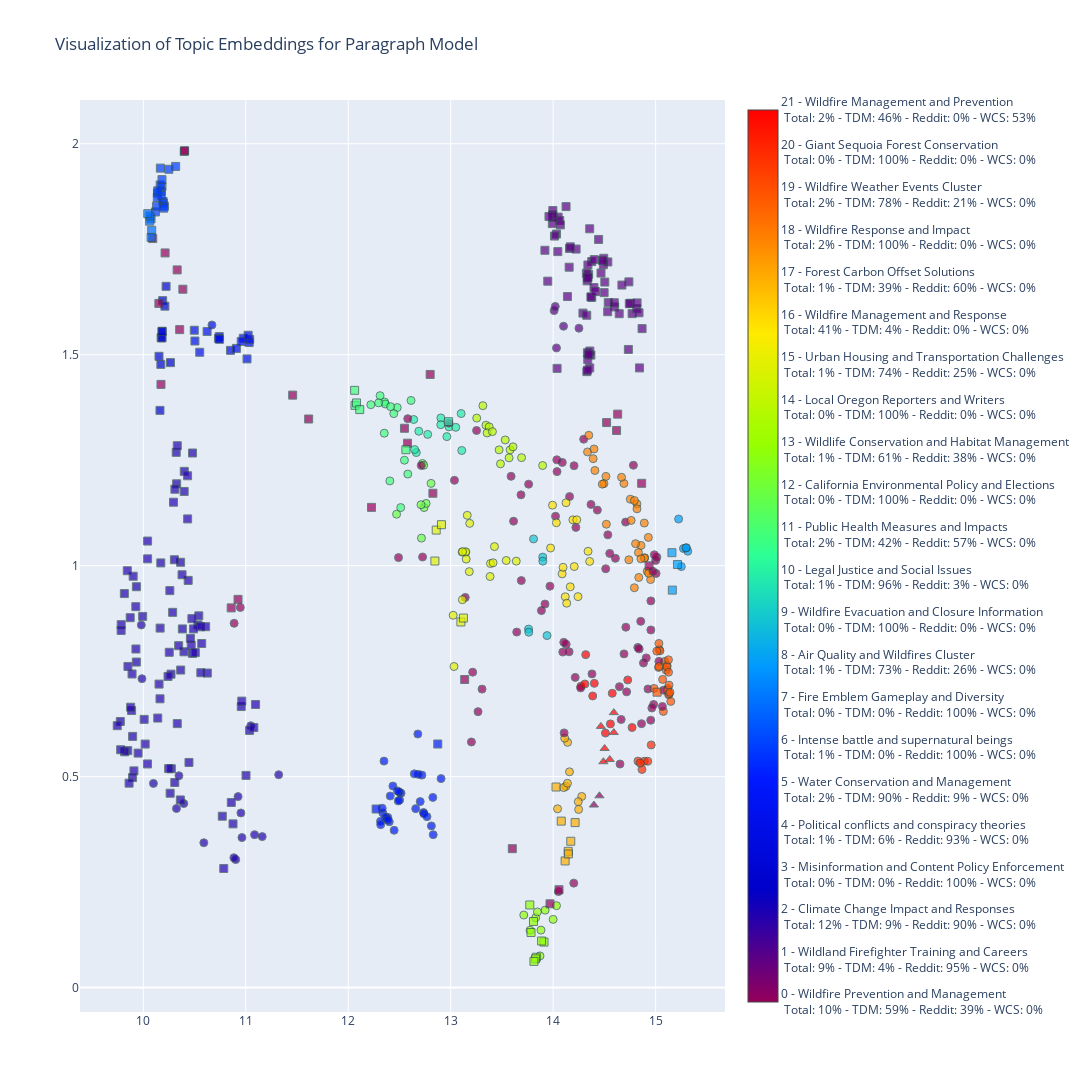

Notebook cell for this chart:
### Code cell
# Assign shapes based on the sent_labels
shapes = assign_shapes(para_labels)

colorbar_dict = dict(
    # title='Cluster',
    tickvals=list(range(-1, 21)),  
    ticktext= labels_with_percentages # Label each tick with the cluster number
)

# Update the marker dictionary in your scatter plot to include the customized colorbar
marker_dict = dict(
    size=8,
    color=para_cluster_labels,  # Assign a unique color to each cluster
    colorscale='Rainbow',  # Color scale to use
    colorbar=colorbar_dict,
    line=dict(width=1, color='DarkSlateGrey'),
    opacity=0.7, 
    symbol=shapes  # Use the assigned shapes
)

# Use the updated marker_dict in your scatter plot
para_embed_fig2 = go.Figure(data=go.Scatter(
    x=para_umap_embeddings[:, 0],
    y=para_umap_embeddings[:, 1],
    mode='markers',
    text=[f"Cluster: {cluster + 1} - Topic: {label}" for cluster, label in zip(para_cluster_labels, para_labels)],
    marker=marker_dict
))


# Update layout to add title and hover mode
para_embed_fig2.update_layout(
    title="Visualization of Topic Embeddings for Paragraph Model",
    hovermode='closest',
    width=1300, 
    height=1100
)

# Show the figure
para_embed_fig2.show()

### Figure 1 — Plotly figure (JSON) as saved in the notebook; plotly's stock layout.template omitted (floating-point values rounded to 4 significant figures; data arrays with more than 128 entries replaced by an {"elided": "..."} marker saying what was removed)
{"data": [{"marker": {"color": {"elided": "577 int values"}, "colorbar": {"ticktext": ["0 - Wildfire Prevention and Management <br> Total: 10% - TDM: 59% - Reddit: 39% - WCS: 0%", "1 - Wildland Firefighter Training and Careers <br> Total: 9% - TDM: 4% - Reddit: 95% - WCS: 0%", "2 - Climate Change Impact and Responses <br> Total: 12% - TDM: 9% - Reddit: 90% - WCS: 0%", "3 - Misinformation and Content Policy Enforcement <br> Total: 0% - TDM: 0% - Reddit: 100% - WCS: 0%", "4 - Political conflicts and conspiracy theories <br> Total: 1% - TDM: 6% - Reddit: 93% - WCS: 0%", "5 - Water Conservation and Management <br> Total: 2% - TDM: 90% - Reddit: 9% - WCS: 0%", "6 - Intense battle and supernatural beings <br> Total: 1% - TDM: 0% - Reddit: 100% - WCS: 0%", "7 - Fire Emblem Gameplay and Diversity <br> Total: 0% - TDM: 0% - Reddit: 100% - WCS: 0%", "8 - Air Quality and Wildfires Cluster <br> Total: 1% - TDM: 73% - Reddit: 26% - WCS: 0%", "9 - Wildfire Evacuation and Closure Information <br> Total: 0% - TDM: 100% - Reddit: 0% - WCS: 0%", "10 - Legal Justice and Social Issues <br> Total: 1% - TDM: 96% - Reddit: 3% - WCS: 0%", "11 - Public Health Measures and Impacts <br> Total: 2% - TDM: 42% - Reddit: 57% - WCS: 0%", "12 - California Environmental Policy and Elections <br> Total: 0% - TDM: 100% - Reddit: 0% - WCS: 0%", "13 - Wildlife Conservation and Habitat Management <br> Total: 1% - TDM: 61% - Reddit: 38% - WCS: 0%", "14 - Local Oregon Reporters and Writers <br> Total: 0% - TDM: 100% - Reddit: 0% - WCS: 0%", "15 - Urban Housing and Transportation Challenges <br> Total: 1% - TDM: 74% - Reddit: 25% - WCS: 0%", "16 - Wildfire Management and Response <br> Total: 41% - TDM: 4% - Reddit: 0% - WCS: 0%", "17 - Forest Carbon Offset Solutions <br> Total: 1% - TDM: 39% - Reddit: 60% - WCS: 0%", "18 - Wildfire Response and Impact <br> Total: 2% - TDM: 100% - Reddit: 0% - WCS: 0%", "19 - Wildfire Weather Events Cluster <br> Total: 2% - TDM: 78% - Reddit: 21% - WCS: 0%", "20 - Giant Sequoia Forest Conservation <br> Total: 0% - TDM: 100% - Reddit: 0% - WCS: 0%", "21 - Wildfire Management and Prevention <br> Total: 2% - TDM: 46% - Reddit: 0% - WCS: 53%"], "tickvals": [-1, 0, 1, 2, 3, 4, 5, 6, 7, 8, 9, 10, 11, 12, 13, 14, 15, 16, 17, 18, 19, 20]}, "colorscale": [[0, "rgb(150,0,90)"], [0.125, "rgb(0,0,200)"], [0.25, "rgb(0,25,255)"], [0.375, "rgb(0,152,255)"], [0.5, "rgb(44,255,150)"], [0.625, "rgb(151,255,0)"], [0.75, "rgb(255,234,0)"], [0.875, "rgb(255,111,0)"], [1, "rgb(255,0,0)"]], "line": {"color": "DarkSlateGrey", "width": 1}, "opacity": 0.7, "size": 8, "symbol": {"elided": "577 str values"}}, "mode": "markers", "text": {"elided": "577 str values"}, "type": "scatter", "x": {"elided": "577 float values"}, "y": {"elided": "577 float values"}}], "layout": {"height": 1100, "hovermode": "closest", "title": {"text": "Visualization of Topic Embeddings for Paragraph Model"}, "width": 1300}}
